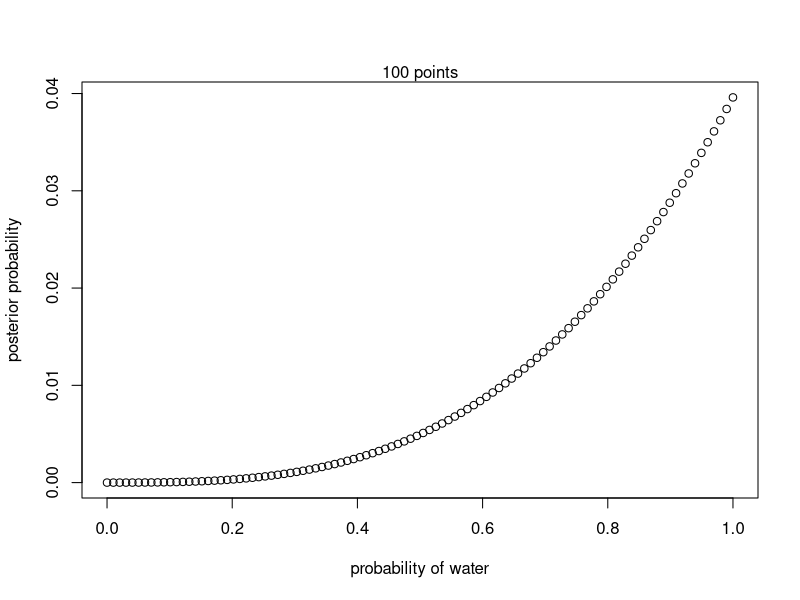
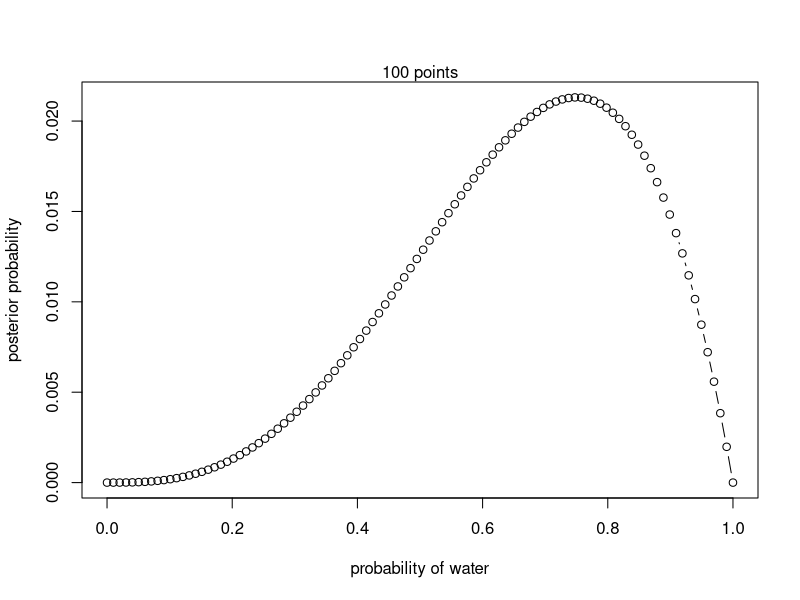

Source code (R) for these figures, in order: (Note: this script raises an error after producing the figures.)
# (1) W, W, W
# (2) W, W, W, L
# (3) L, W, W, L, W, W, W

# Approximating the continuous [0, 1] distribution os possible water/land ratios
nb.points <- 100
p_grid <- seq(from=0, to=1, length.out=nb.points)

# Prior probability
prior <- rep(1, nb.points)

# (1)
# Binomial likelihood, which gives
likelihood <- dbinom(3, size=3, prob=p_grid)

# Posterior = likelihood * prior
unstd.posterior <- likelihood * prior

# Standardizes posterior
posterior <- unstd.posterior / sum(unstd.posterior)

# Plotting
plot(p_grid, posterior, type="b", xlab="probability of water", ylab="posterior probability")
mtext(paste(toString(nb.points), "points", sep=" "))

# (2) "incrementally"
likelihood.2 <- dbinom(0, size=1, prob=p_grid)
unstd.posterior.2 <- posterior * likelihood.2
posterior.2 <- unstd.posterior.2 / sum(unstd.posterior.2)

# Plotting
plot(p_grid, posterior.2, type="b", xlab="probability of water", ylab="posterior probability")
mtext(paste(toString(nb.points), "points", sep=" "))

# (2) "independently"
likelihood.2.2 <- dbinom(3, size=4, prob=p_grid)
unstd.posterior.2.2 <- likelihood.2.2 * prior
posterior.2.2 <- unstd.posterior.2.2 / sum(unstd.posterior.2.2)
plot(p_grid, posterior2.2, type="b", xlab="probability of water", ylab="posterior probability")
mtext(paste(toString(nb.points), "points", sep=" "))

# (3) "independently"
likelihood.3 <- dbinom(5, size=7, prob=p_grid)
unstd.posterior.3 <- likelihood.3 * prior
posterior.3 <- unstd.posterior.3 / sum(unstd.posterior.3)
plot(p_grid, posterior.3, type="b", xlab="probability of water", ylab="posterior probability")
mtext(paste(toString(nb.points), "points", sep=" "))

# (1) W, W, W
# (2) W, W, W, L
# (3) L, W, W, L, W, W, W

# Approximating the continuous [0, 1] distribution os possible water/land ratios
nb.points <- 100
p_grid <- seq(from=0, to=1, length.out=nb.points)

# Prior probability
prior <- ifelse(p_grid < 0.5, 0, 1)

# (1)
# Binomial likelihood, which gives
likelihood <- dbinom(3, size=3, prob=p_grid)

# Posterior = likelihood * prior
unstd.posterior <- likelihood * prior

# Standardizes posterior
posterior <- unstd.posterior / sum(unstd.posterior)

# Plotting
plot(p_grid, posterior, type="b", xlab="probability of water", ylab="posterior probability")
mtext(paste(toString(nb.points), "points", sep=" "))

# (2) "incrementally"
likelihood.2 <- dbinom(0, size=1, prob=p_grid)
unstd.posterior.2 <- posterior * likelihood.2
posterior.2 <- unstd.posterior.2 / sum(unstd.posterior.2)

# Plotting
plot(p_grid, posterior.2, type="b", xlab="probability of water", ylab="posterior probability")
mtext(paste(toString(nb.points), "points", sep=" "))

# (2) "independently"
likelihood.2.2 <- dbinom(3, size=4, prob=p_grid)
unstd.posterior.2.2 <- likelihood.2.2 * prior
posterior.2.2 <- unstd.posterior.2.2 / sum(unstd.posterior.2.2)
plot(p_grid, posterior2.2, type="b", xlab="probability of water", ylab="posterior probability")
mtext(paste(toString(nb.points), "points", sep=" "))

# (3) "independently"
likelihood.3 <- dbinom(5, size=7, prob=p_grid)
unstd.posterior.3 <- likelihood.3 * prior
posterior.3 <- unstd.posterior.3 / sum(unstd.posterior.3)
plot(p_grid, posterior.3, type="b", xlab="probability of water", ylab="posterior probability")
mtext(paste(toString(nb.points), "points", sep=" "))